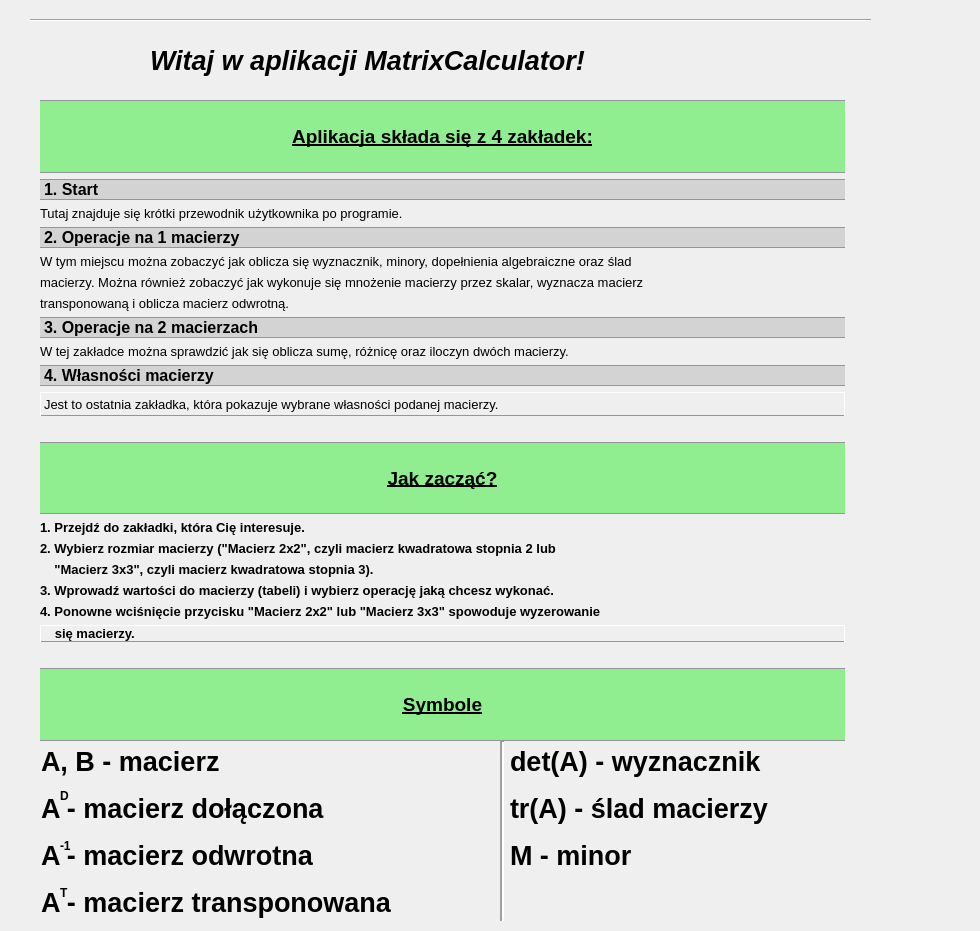
    <widget class="QWidget" name="tab_start">
     <attribute name="title">
      <string> Start </string>
     </attribute>
     <widget class="QLabel" name="label">
      <property name="geometry">
       <rect>
        <x>150</x>
        <y>20</y>
        <width>591</width>
        <height>81</height>
       </rect>
      </property>
      <property name="font">
       <font>
        <pointsize>20</pointsize>
        <weight>75</weight>
        <italic>true</italic>
        <bold>true</bold>
       </font>
      </property>
      <property name="text">
       <string>Witaj w aplikacji MatrixCalculator!</string>
      </property>
     </widget>
     <widget class="Line" name="line_15">
      <property name="geometry">
       <rect>
        <x>30</x>
        <y>0</y>
        <width>841</width>
        <height>41</height>
       </rect>
      </property>
      <property name="orientation">
       <enum>Qt::Horizontal</enum>
      </property>
     </widget>
     <widget class="QLabel" name="label_8">
      <property name="geometry">
       <rect>
        <x>41</x>
        <y>741</y>
        <width>229</width>
        <height>40</height>
       </rect>
      </property>
      <property name="font">
       <font>
        <pointsize>20</pointsize>
        <weight>75</weight>
        <bold>true</bold>
       </font>
      </property>
      <property name="text">
       <string>A, B - macierz</string>
      </property>
     </widget>
     <widget class="QLabel" name="label_79">
      <property name="geometry">
       <rect>
        <x>41</x>
        <y>788</y>
        <width>363</width>
        <height>40</height>
       </rect>
      </property>
      <property name="font">
       <font>
        <pointsize>20</pointsize>
        <weight>75</weight>
        <bold>true</bold>
       </font>
      </property>
      <property name="text">
       <string>A - macierz dołączona</string>
      </property>
     </widget>
     <widget class="QLabel" name="label_80">
      <property name="geometry">
       <rect>
        <x>60</x>
        <y>788</y>
        <width>16</width>
        <height>16</height>
       </rect>
      </property>
      <property name="font">
       <font>
        <weight>75</weight>
        <italic>false</italic>
        <bold>true</bold>
       </font>
      </property>
      <property name="text">
       <string>D</string>
      </property>
     </widget>
     <widget class="QLabel" name="label_81">
      <property name="geometry">
       <rect>
        <x>41</x>
        <y>835</y>
        <width>355</width>
        <height>40</height>
       </rect>
      </property>
      <property name="font">
       <font>
        <pointsize>20</pointsize>
        <weight>75</weight>
        <bold>true</bold>
       </font>
      </property>
      <property name="text">
       <string>A - macierz odwrotna</string>
      </property>
     </widget>
     <widget class="QLabel" name="label_82">
      <property name="geometry">
       <rect>
        <x>60</x>
        <y>838</y>
        <width>16</width>
        <height>16</height>
       </rect>
      </property>
      <property name="font">
       <font>
        <weight>75</weight>
        <italic>false</italic>
        <bold>true</bold>
       </font>
      </property>
      <property name="text">
       <string>-1</string>
      </property>
     </widget>
     <widget class="QLabel" name="label_84">
      <property name="geometry">
       <rect>
        <x>60</x>
        <y>885</y>
        <width>16</width>
        <height>16</height>
       </rect>
      </property>
      <property name="font">
       <font>
        <weight>75</weight>
        <italic>false</italic>
        <bold>true</bold>
       </font>
      </property>
      <property name="text">
       <string>T</string>
      </property>
     </widget>
     <widget class="QLabel" name="label_85">
      <property name="geometry">
       <rect>
        <x>41</x>
        <y>882</y>
        <width>461</width>
        <height>40</height>
       </rect>
      </property>
      <property name="font">
       <font>
        <pointsize>20</pointsize>
        <weight>75</weight>
        <bold>true</bold>
       </font>
      </property>
      <property name="text">
       <string>A - macierz transponowana</string>
      </property>
     </widget>
     <widget class="QLabel" name="label_169">
      <property name="geometry">
       <rect>
        <x>510</x>
        <y>835</y>
        <width>461</width>
        <height>40</height>
       </rect>
      </property>
      <property name="font">
       <font>
        <pointsize>20</pointsize>
        <weight>75</weight>
        <bold>true</bold>
       </font>
      </property>
      <property name="text">
       <string>M - minor</string>
      </property>
     </widget>
     <widget class="QLabel" name="label_170">
      <property name="geometry">
       <rect>
        <x>510</x>
        <y>741</y>
        <width>363</width>
        <height>40</height>
       </rect>
      </property>
      <property name="font">
       <font>
        <pointsize>20</pointsize>
        <weight>75</weight>
        <bold>true</bold>
       </font>
      </property>
      <property name="text">
       <string>det(A) - wyznacznik</string>
      </property>
     </widget>
     <widget class="QLabel" name="label_171">
      <property name="geometry">
       <rect>
        <x>510</x>
        <y>788</y>
        <width>355</width>
        <height>40</height>
       </rect>
      </property>
      <property name="font">
       <font>
        <pointsize>20</pointsize>
        <weight>75</weight>
        <bold>true</bold>
       </font>
      </property>
      <property name="text">
       <string>tr(A) - ślad macierzy</string>
      </property>
     </widget>
     <widget class="Line" name="line_25">
      <property name="geometry">
       <rect>
        <x>492</x>
        <y>740</y>
        <width>20</width>
        <height>181</height>
       </rect>
      </property>
      <property name="frameShadow">
       <enum>QFrame::Sunken</enum>
      </property>
      <property name="lineWidth">
       <number>2</number>
      </property>
      <property name="orientation">
       <enum>Qt::Vertical</enum>
      </property>
     </widget>
     <widget class="QWidget" name="layoutWidget">
      <property name="geometry">
       <rect>
        <x>40</x>
        <y>100</y>
        <width>805</width>
        <height>641</height>
       </rect>
      </property>
      <layout class="QVBoxLayout" name="verticalLayout_5">
       <item>
        <widget class="QLabel" name="label_22">
         <property name="minimumSize">
          <size>
           <width>0</width>
           <height>41</height>
          </size>
         </property>
         <property name="font">
          <font>
           <pointsize>14</pointsize>
           <weight>75</weight>
           <bold>true</bold>
           <underline>true</underline>
          </font>
         </property>
         <property name="styleSheet">
          <string notr="true">#label_22
{
	background-color: lightgreen;
	border-top: 1px solid #939599;
	border-bottom: 1px solid #939599;
}</string>
         </property>
         <property name="text">
          <string>Aplikacja składa się z 4 zakładek:</string>
         </property>
         <property name="alignment">
          <set>Qt::AlignCenter</set>
         </property>
        </widget>
       </item>
       <item>
        <layout class="QVBoxLayout" name="verticalLayout">
         <item>
          <widget class="QLabel" name="label_23">
           <property name="minimumSize">
            <size>
             <width>801</width>
             <height>0</height>
            </size>
           </property>
           <property name="font">
            <font>
             <pointsize>12</pointsize>
             <weight>75</weight>
             <bold>true</bold>
            </font>
           </property>
           <property name="styleSheet">
            <string notr="true">#label_23{
	background-color: lightgray;
	border-top: 1px solid #939599;
	border-bottom: 1px solid #939599;
}</string>
           </property>
           <property name="text">
            <string>1. Start</string>
           </property>
          </widget>
         </item>
         <item>
          <widget class="QLabel" name="label_42">
           <property name="font">
            <font>
             <pointsize>10</pointsize>
            </font>
           </property>
           <property name="text">
            <string>Tutaj znajduje się krótki przewodnik użytkownika po programie.</string>
           </property>
          </widget>
         </item>
         <item>
          <widget class="QLabel" name="label_39">
           <property name="font">
            <font>
             <pointsize>12</pointsize>
             <weight>75</weight>
             <bold>true</bold>
            </font>
           </property>
           <property name="styleSheet">
            <string notr="true">#label_39{
	background-color: lightgray;
	border-top: 1px solid #939599;
	border-bottom: 1px solid #939599;
}</string>
           </property>
           <property name="text">
            <string>2. Operacje na 1 macierzy</string>
           </property>
          </widget>
         </item>
         <item>
          <widget class="QLabel" name="label_49">
           <property name="font">
            <font>
             <pointsize>10</pointsize>
            </font>
           </property>
           <property name="text">
            <string>W tym miejscu można zobaczyć jak oblicza się wyznacznik, minory, dopełnienia algebraiczne oraz ślad </string>
           </property>
          </widget>
         </item>
         <item>
          <widget class="QLabel" name="label_52">
           <property name="font">
            <font>
             <pointsize>10</pointsize>
            </font>
           </property>
           <property name="text">
            <string>macierzy. Można również zobaczyć jak wykonuje się mnożenie macierzy przez skalar, wyznacza macierz </string>
           </property>
          </widget>
         </item>
         <item>
          <widget class="QLabel" name="label_53">
           <property name="font">
            <font>
             <pointsize>10</pointsize>
            </font>
           </property>
           <property name="text">
            <string>transponowaną i oblicza macierz odwrotną.</string>
           </property>
          </widget>
         </item>
         <item>
          <widget class="QLabel" name="label_40">
           <property name="font">
            <font>
             <pointsize>12</pointsize>
             <weight>75</weight>
             <bold>true</bold>
            </font>
           </property>
           <property name="styleSheet">
            <string notr="true">#label_40{
	background-color: lightgray;
	border-top: 1px solid #939599;
	border-bottom: 1px solid #939599;
}</string>
           </property>
           <property name="text">
            <string>3. Operacje na 2 macierzach</string>
           </property>
          </widget>
         </item>
         <item>
          <widget class="QLabel" name="label_50">
           <property name="font">
            <font>
             <pointsize>10</pointsize>
            </font>
           </property>
           <property name="text">
            <string>W tej zakładce można sprawdzić jak się oblicza sumę, różnicę oraz iloczyn dwóch macierzy.</string>
           </property>
          </widget>
         </item>
         <item>
          <widget class="QLabel" name="label_41">
           <property name="font">
            <font>
             <pointsize>12</pointsize>
             <weight>75</weight>
             <bold>true</bold>
            </font>
           </property>
           <property name="styleSheet">
            <string notr="true">#label_41{
	background-color: lightgray;
	border-top: 1px solid #939599;
	border-bottom: 1px solid #939599;
}</string>
           </property>
           <property name="text">
            <string>4. Własności macierzy</string>
           </property>
          </widget>
         </item>
         <item>
          <widget class="QLabel" name="label_51">
           <property name="minimumSize">
            <size>
             <width>0</width>
             <height>24</height>
            </size>
           </property>
           <property name="font">
            <font>
             <pointsize>10</pointsize>
            </font>
           </property>
           <property name="styleSheet">
            <string notr="true">#label_51{
border: 1px solid white;
	border-bottom: 1px solid #939599;
}</string>
           </property>
           <property name="text">
            <string>Jest to ostatnia zakładka, która pokazuje wybrane własności podanej macierzy.</string>
           </property>
          </widget>
         </item>
        </layout>
       </item>
       <item>
        <spacer name="horizontalSpacer_2">
         <property name="orientation">
          <enum>Qt::Horizontal</enum>
         </property>
         <property name="sizeHint" stdset="0">
          <size>
           <width>798</width>
           <height>20</height>
          </size>
         </property>
        </spacer>
       </item>
       <item>
        <widget class="QLabel" name="label_54">
         <property name="minimumSize">
          <size>
           <width>0</width>
           <height>41</height>
          </size>
         </property>
         <property name="font">
          <font>
           <pointsize>14</pointsize>
           <weight>75</weight>
           <bold>true</bold>
           <underline>true</underline>
          </font>
         </property>
         <property name="styleSheet">
          <string notr="true">#label_54{
	background-color: lightgreen;
	border-top: 1px solid #939599;
	border-bottom: 1px solid #939599;
}</string>
         </property>
         <property name="text">
          <string>Jak zacząć?</string>
         </property>
         <property name="alignment">
          <set>Qt::AlignCenter</set>
         </property>
        </widget>
       </item>
       <item>
        <layout class="QVBoxLayout" name="verticalLayout_2">
         <item>
          <widget class="QLabel" name="label_55">
           <property name="font">
            <font>
             <pointsize>10</pointsize>
             <weight>75</weight>
             <bold>true</bold>
            </font>
           </property>
           <property name="styleSheet">
            <string notr="true"/>
           </property>
           <property name="text">
            <string>1. Przejdź do zakładki, która Cię interesuje.</string>
           </property>
           <property name="alignment">
            <set>Qt::AlignLeading|Qt::AlignLeft|Qt::AlignVCenter</set>
           </property>
          </widget>
         </item>
         <item>
          <widget class="QLabel" name="label_56">
           <property name="font">
            <font>
             <pointsize>10</pointsize>
             <weight>75</weight>
             <bold>true</bold>
            </font>
           </property>
           <property name="text">
            <string>2. Wybierz rozmiar macierzy (&quot;Macierz 2x2&quot;, czyli macierz kwadratowa stopnia 2 lub</string>
           </property>
          </widget>
         </item>
         <item>
          <widget class="QLabel" name="label_57">
           <property name="font">
            <font>
             <pointsize>10</pointsize>
             <weight>75</weight>
             <bold>true</bold>
            </font>
           </property>
           <property name="styleSheet">
            <string notr="true"/>
           </property>
           <property name="text">
            <string>    &quot;Macierz 3x3&quot;, czyli macierz kwadratowa stopnia 3).</string>
           </property>
          </widget>
         </item>
         <item>
          <widget class="QLabel" name="label_58">
           <property name="font">
            <font>
             <pointsize>10</pointsize>
             <weight>75</weight>
             <bold>true</bold>
            </font>
           </property>
           <property name="styleSheet">
            <string notr="true"/>
           </property>
           <property name="text">
            <string>3. Wprowadź wartości do macierzy (tabeli) i wybierz operację jaką chcesz wykonać.</string>
           </property>
          </widget>
         </item>
         <item>
          <widget class="QLabel" name="label_60">
           <property name="font">
            <font>
             <pointsize>10</pointsize>
             <weight>75</weight>
             <bold>true</bold>
            </font>
           </property>
           <property name="text">
            <string>4. Ponowne wciśnięcie przycisku &quot;Macierz 2x2&quot; lub &quot;Macierz 3x3&quot; spowoduje wyzerowanie</string>
           </property>
          </widget>
         </item>
         <item>
          <widget class="QLabel" name="label_78">
           <property name="font">
            <font>
             <pointsize>10</pointsize>
             <weight>75</weight>
             <bold>true</bold>
            </font>
           </property>
           <property name="styleSheet">
            <string notr="true">#label_78{
border: 1px solid white;
	border-bottom: 1px solid #939599;
}</string>
           </property>
           <property name="text">
            <string>   się macierzy.</string>
           </property>
          </widget>
         </item>
        </layout>
       </item>
       <item>
        <spacer name="horizontalSpacer">
         <property name="orientation">
          <enum>Qt::Horizontal</enum>
         </property>
         <property name="sizeHint" stdset="0">
          <size>
           <width>798</width>
           <height>20</height>
          </size>
         </property>
        </spacer>
       </item>
       <item>
        <widget class="QLabel" name="label_59">
         <property name="minimumSize">
          <size>
           <width>0</width>
           <height>41</height>
          </size>
         </property>
         <property name="font">
          <font>
           <pointsize>14</pointsize>
           <weight>75</weight>
           <bold>true</bold>
           <underline>true</underline>
          </font>
         </property>
         <property name="styleSheet">
          <string notr="true">#label_59{
	background-color: lightgreen;
	border-top: 1px solid #939599;
	border-bottom: 1px solid #939599;
}</string>
         </property>
         <property name="text">
          <string>Symbole</string>
         </property>
         <property name="alignment">
          <set>Qt::AlignCenter</set>
         </property>
        </widget>
       </item>
      </layout>
     </widget>
    </widget>
